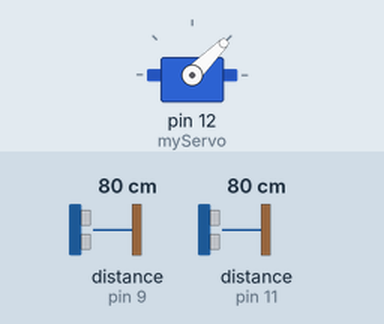
This sketch was run on a simulated Arduino Uno, built with avr-gcc and run on an emulated ATmega328P. Parts: servo. Wiring (inferred from the names in the program): 2 × ultrasonic range finder: trigger pin 8, echo pin 9 / trigger pin 10, echo pin 11. Inputs (shaded band) come from the test bench; at power-on: distance to the obstacle (sensors on pin 9, pin 11) 80 cm. The echo pulse lasts 58.3 µs per cm; what the sketch prints to the serial monitor is not drawn.

Above: at 1.26 s.
1.3 s: distance to the obstacle (sensor on pin 9) set to 2 cm
At 2.1 s:
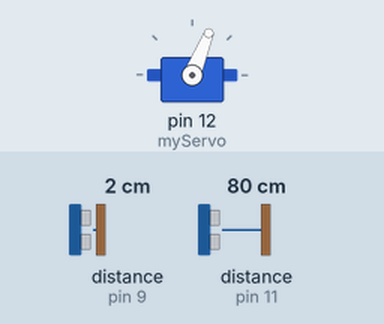
4.3 s: distance to the obstacle (sensor on pin 11) set to 2 cm
At 5.3 s:
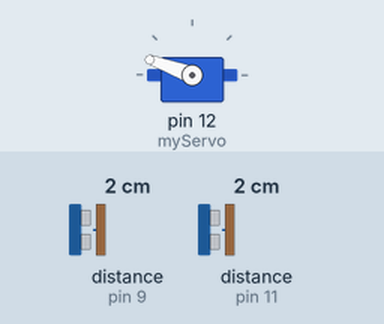
7.3 s: distance to the obstacle (sensor on pin 9) set to 4 cm
At 7.9 s:
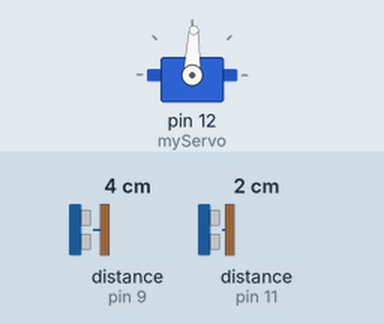
10.3 s: distance to the obstacle (sensor on pin 11) set to 4 cm
Timing chart, 0 to 14.3 s (numbered marks = the images above; inputs shaded):
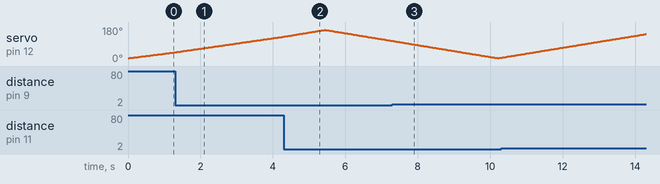

The sketch:

arduino_read_write_data.ino
```cpp
/**
 * California State University Northridge
 * ECE 493 Senior Design
 * Project: Ultrasonic radar
 * Participants: Hambartzum Gamburian, Giovanni Alonzo, Saba Janamian, Hamed Seyedroudbari, Andrew Zaragoza, Xiaoao Feng
 * Advisor: Dr. Shahnam Mirzaei
 * Code Description: Arduino code to read data from the ultrasonic sensor and send out the result over a serial port
 * Author: Saba Janamian
 * Version: 1.0
 * Date: 3/7/2018
 **/
// Includes the Servo library
#include <Servo.h>

// Defines Tirg and Echo pins of the Ultrasonic Sensor
#define ECHOPIN1 11
#define TRIGPIN1 10
#define ECHOPIN2 9
#define TRIGPIN2 8


// Variables for the duration and the distance
long distance1;
long distance2;
Servo myServo; // Creates a servo object for controlling the servo motor

void setup() {
  pinMode(TRIGPIN1, OUTPUT); // Sets the trigPin as an Output
  pinMode(ECHOPIN1, INPUT); // Sets the echoPin1 as an Input
  pinMode(TRIGPIN2, OUTPUT); // Sets the trigPin as an Output
  pinMode(ECHOPIN2, INPUT); // Sets the echoPin2 as an Input
  Serial.begin(9600);
  myServo.attach(12); // Defines on which pin is the servo motor attached
}
void loop() {
  // rotates the servo motor from 15 to 165 degrees
  for(int i=15; i < 165 ;i++){
  myServo.write(i);
  delay(30);
  distance1 = calculateDistance(TRIGPIN1, ECHOPIN1);// Calls a function for calculating the distance measured by the Ultrasonic sensor for each degree
  distance2 = calculateDistance(TRIGPIN2, ECHOPIN2);
  Serial.print(i); // Sends the current degree into the Serial Port
  Serial.print(","); // Sends addition character right next to the previous value needed later in the Processing IDE for indexing

  Serial.print(distance1); // Sends the distance value into the Serial Port
  Serial.print(",");

  Serial.print(i);
  Serial.print(","); // Sends addition character right next to the previous value needed later in the Processing IDE for indexing

  Serial.print(distance2); // Sends the distance value into the Serial Port
  Serial.print("~"); // Sends addition character right next to the previous value needed later in the Processing IDE for indexing
  }

  // Repeats the previous lines from 165 to 15 degrees
  for(int i=165;i>15;i--){
  myServo.write(i);
  delay(30);
  distance1 = calculateDistance(TRIGPIN1, ECHOPIN1);// Calls a function for calculating the distance measured by the Ultrasonic sensor for each degree
  distance2 = calculateDistance(TRIGPIN2, ECHOPIN2);
  Serial.print(i); // Sends the current degree into the Serial Port
  Serial.print(","); // Sends addition character right next to the previous value needed later in the Processing IDE for indexing

  Serial.print(distance1); // Sends the distance value into the Serial Port
  Serial.print(",");

  Serial.print(i);
  Serial.print(","); // Sends addition character right next to the previous value needed later in the Processing IDE for indexing

  Serial.print(distance2); // Sends the distance value into the Serial Port
  Serial.print("~"); // Sends addition character right next to the previous value needed later in the Processing IDE for indexing
  }
}
// Function for calculating the distance measured by the Ultrasonic sensor
int calculateDistance(int triger_pin, int echo_pin){

  digitalWrite(triger_pin, LOW);
  delayMicroseconds(2);
  // Sets the trigPin on HIGH state for 10 micro seconds
  digitalWrite(triger_pin, HIGH);
  delayMicroseconds(10);
  digitalWrite(triger_pin, LOW);

  long duration_temp = pulseIn(echo_pin, HIGH); // Reads the echoPin1, returns the sound wave travel time in microseconds

  long distance_temp = duration_temp*0.034/2;
  return distance_temp;
}
```
